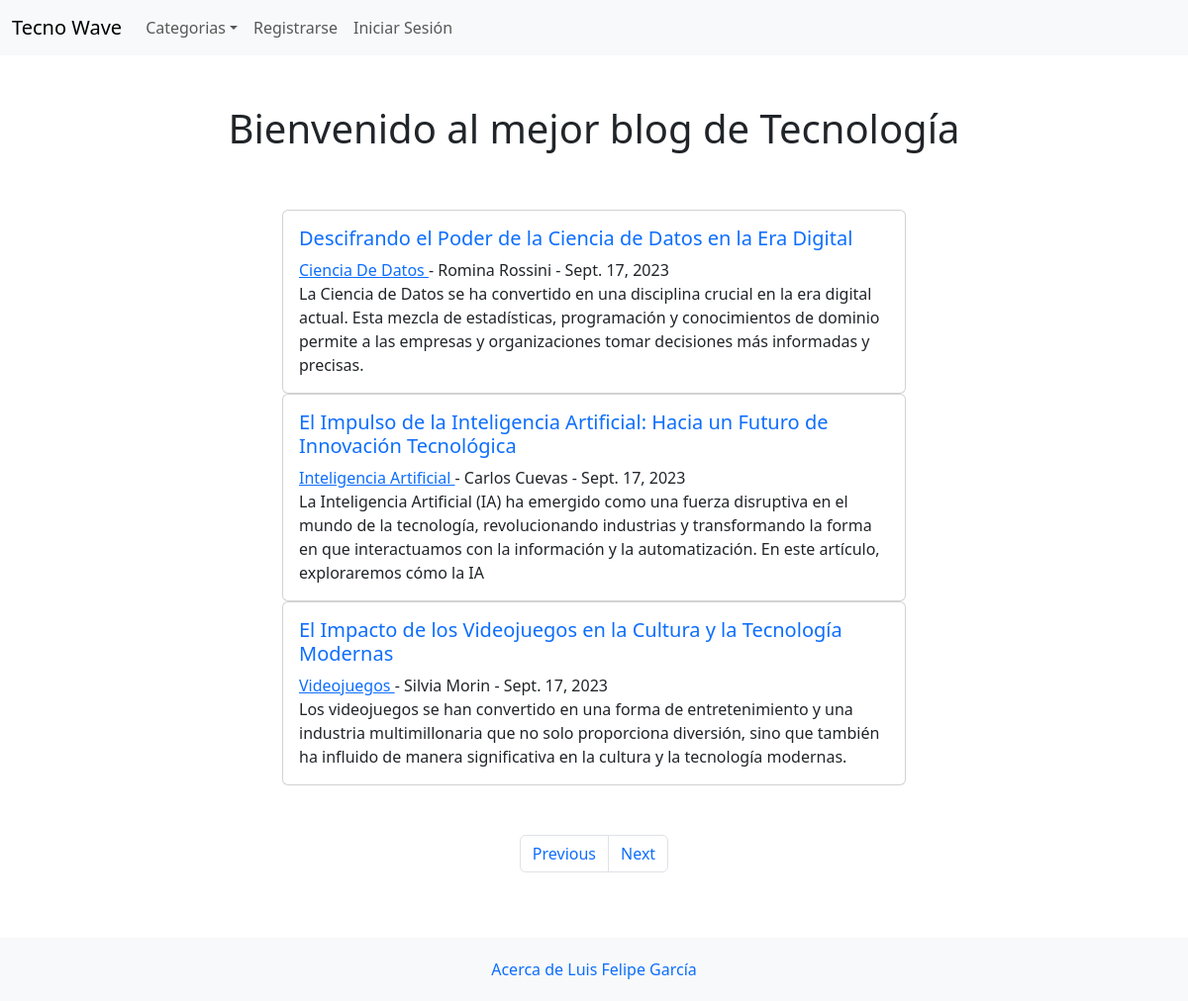
The page / on the database its author committed.
### BlogTecnoWave/models.py (models this page shows, shortened)
class Post(models.Model):
    title = models.CharField(max_length=255)
    header_image = models.ImageField(null=True, blank=True, upload_to="images/")
    title_tag = models.CharField(max_length=255)
    author = models.ForeignKey(User, on_delete=models.CASCADE)
    body = RichTextField(blank=True, null=True)
    post_date = models.DateField(auto_now_add=True)
    category = models.CharField(max_length=255)
    snippet = models.CharField(max_length=255)
    likes = models.ManyToManyField(User, related_name='blog_posts')

### BlogTecnoWave/views.py (the view)
# urls.py: path("", HomeView, name="Home"),
def HomeView(request, start=1):
    direction = request.GET.get("direction")
    start = int(start)
    paginate_by = 3
    begin = start * paginate_by
    final = (start + 1) * paginate_by
    total_posts = Post.objects.count()  # Obtener el total de publicaciones
    posts_page = Post.objects.all().order_by('-post_date')[begin:final]
    category_menu = Category.objects.all()
    if direction == "next" and final < total_posts:
        start += 1
    elif direction == "before" and start > 0:
        start -= 1
    elif direction != "next" and direction != "before":
        start = 0
    begin = start * paginate_by
    final = (start + 1) * paginate_by
    posts_page = Post.objects.all().order_by('-post_date')[begin:final]
    context = {
        'posts_page': posts_page,
        'category_menu': category_menu,
        'current_page': start,
    }
    return render(request, 'home.html', context)

### BlogTecnoWave/models.py (called while the page is built)
    def __str__(self):
        return self.name

### BlogTecnoWave/templates/home.html (shortened to what this page needs)
{% extends 'base.html' %}
{% block Content %}
    <div style="display: flex; flex-direction: column; align-items: center; justify-content: center; margin: 50px 0 50px 0;">
        <h1>Bienvenido al mejor blog de Tecnología</h1>
        <div style="width:70%; display:flex; flex-direction:column; align-items:center; justify-content:center; margin: 50px 0 50px 0;">
            {% for post in posts_page %}
                <div class="card w-75">
                    <div class="card-body">
                    <h5 > <a class="text-decoration-none" href="{% url 'ArticleDetail' post.pk %}">{{  post.title }}</a></h5>
                    <a href="{% url 'Category' post.category|slugify %}" style="text-transform:capitalize;">{{ post.category }} </a>
                    - {{ post.author.first_name }} {{ post.author.last_name }}
                    - {{ post.post_date }}
                    <p class="card-text"> {{ post.snippet }}</p>
                    </div>
                </div>
            {% endfor %}
        </div>
        <nav>
            <ul class="pagination">
                <li class="page-item"><a class="page-link" href="{% url 'Home_with_start' current_page %}?direction=before">Previous</a></li>
                <li class="page-item"><a class="page-link" href="{% url 'Home_with_start' current_page %}?direction=next">Next</a></li>
            </ul>
        </nav>
    </div>
{% endblock Content %}

### BlogTecnoWave/templates/base.html (shortened to what this page needs)
{% load static %}
<!doctype html>
<html lang="en">
<head>
    <link href="https://cdn.jsdelivr.net/npm/bootstrap@5.3.1/dist/css/bootstrap.min.css" rel="stylesheet">
    <link href=" {% static 'BlogTecnoWave/css/base.css' %}" rel="stylesheet" />
</head>
<body>
    <nav class="navbar navbar-expand-lg bg-body-tertiary">
        <div class="container-fluid">
          <a class="navbar-brand" href="{% url 'Home' %}">Tecno Wave</a>
          <div class="collapse navbar-collapse" id="navbarSupportedContent">
            <ul class="navbar-nav me-auto mb-2 mb-lg-0">
              {% if category_menu %}
                <li class="nav-item dropdown">
                  <a class="nav-link dropdown-toggle" data-bs-toggle="dropdown" href="#" role="button" aria-expanded="false">Categorias</a>
                </li>
              {% else %}
                <li class="nav-item">
                  <a class="nav-link" href="{% url 'CategoryList' %}">Categorías</a>
                </li>
              {% endif %}
              {% if user.is_authenticated %}
                <li class="nav-item">
                  <a class="nav-link" href="{% url 'AddPost' %}">Crear Post</a>
                </li>
                {% if user.is_superuser %}
                <li class="nav-item">
                  <a class="nav-link" href="{% url 'AddCategory' %}">Crear Categoría</a>
                </li>
                {% endif %}
              {% else %}
                <li class="nav-item">
                  <a class="nav-link" href="{% url 'register' %}">Registrarse</a>
                </li>
                <li class="nav-item">
                  <a class="nav-link" href="{% url 'login' %}">Iniciar Sesión</a>
                </li>
              {% endif %}
            </ul>
          </div>
        </div>
    </nav>
    <main>
    {% block Content %}
    {% endblock Content %}
    </main>
    <footer class="bg-body-tertiary">
      <a class="text-decoration-none" href="{% url 'About' %}">Acerca de Luis Felipe García</a>
    </footer>
  </body>
</html>

### static/BlogTecnoWave/css/base.css (style rules this page uses)
body { margin: 0; padding: 0; display: flex; flex-direction: column; min-height: 100vh; }
main { flex-grow: 1; }
footer { padding: 20px; text-align: center; }

### rows shown on the page
Post: title "Descifrando el Poder de la Ciencia de Datos en la Era Digital", category "Ciencia De Datos", author.first_name "Romina", author.last_name "Rossini", post_date "Sept. 17, 2023", snippet "La Ciencia de Datos se ha convertido en una disciplina crucial en la era digital actual. Esta mezcla de estadísticas, programación y conocimientos de dominio permite a las empresas y organizaciones tomar decisiones más informadas y precisas."
Post: title "El Impulso de la Inteligencia Artificial: Hacia un Futuro de Innovación Tecnológica", category "Inteligencia Artificial", author.first_name "Carlos", author.last_name "Cuevas", post_date "Sept. 17, 2023", snippet "La Inteligencia Artificial (IA) ha emergido como una fuerza disruptiva en el mundo de la tecnología, revolucionando industrias y transformando la forma en que interactuamos con la información y la automatización. En este artículo, exploraremos cómo la IA"
Post: title "El Impacto de los Videojuegos en la Cultura y la Tecnología Modernas", category "Videojuegos", author.first_name "Silvia", author.last_name "Morin", post_date "Sept. 17, 2023", snippet "Los videojuegos se han convertido en una forma de entretenimiento y una industria multimillonaria que no solo proporciona diversión, sino que también ha influido de manera significativa en la cultura y la tecnología modernas."
